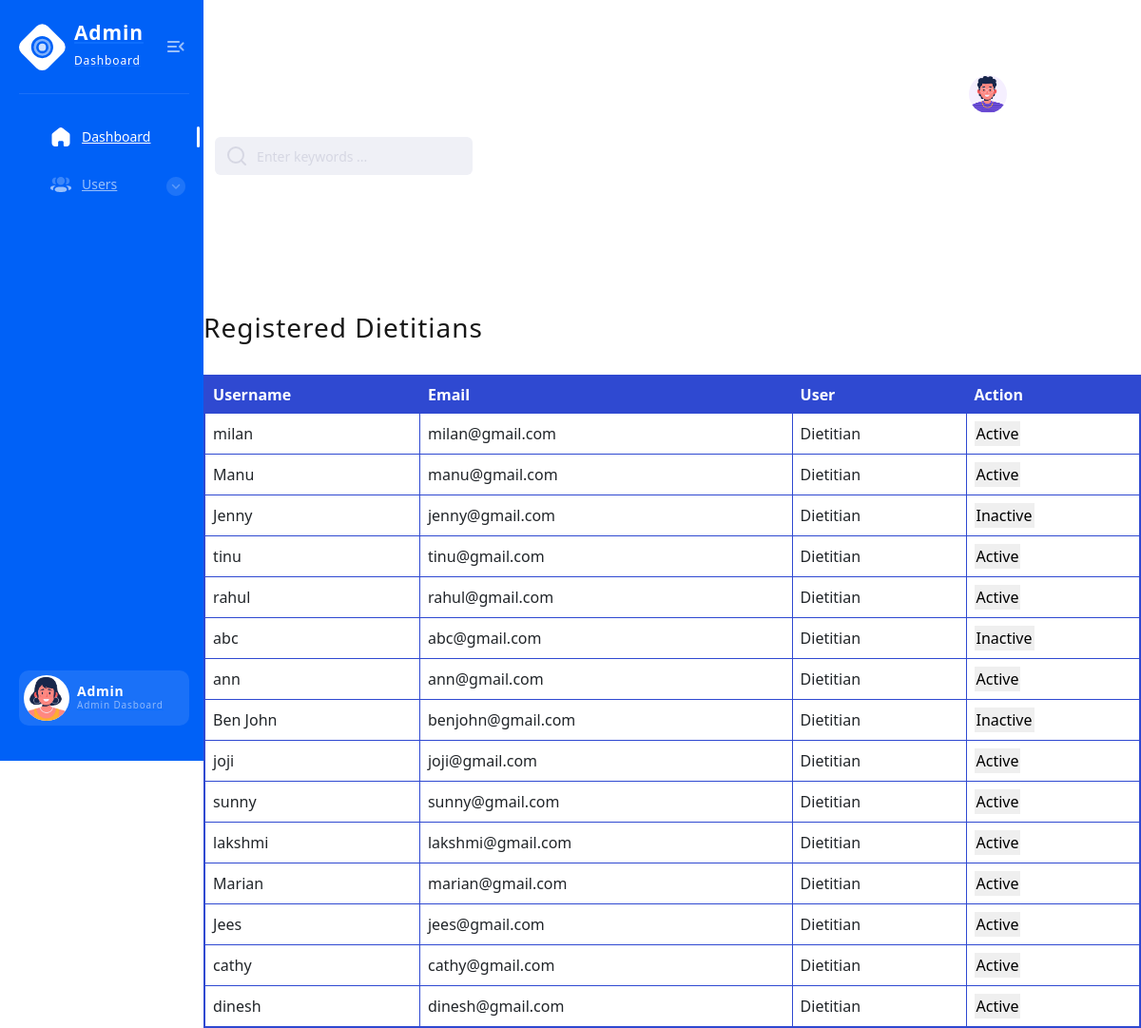
The page /dietitians/ on the database as committed earlier.
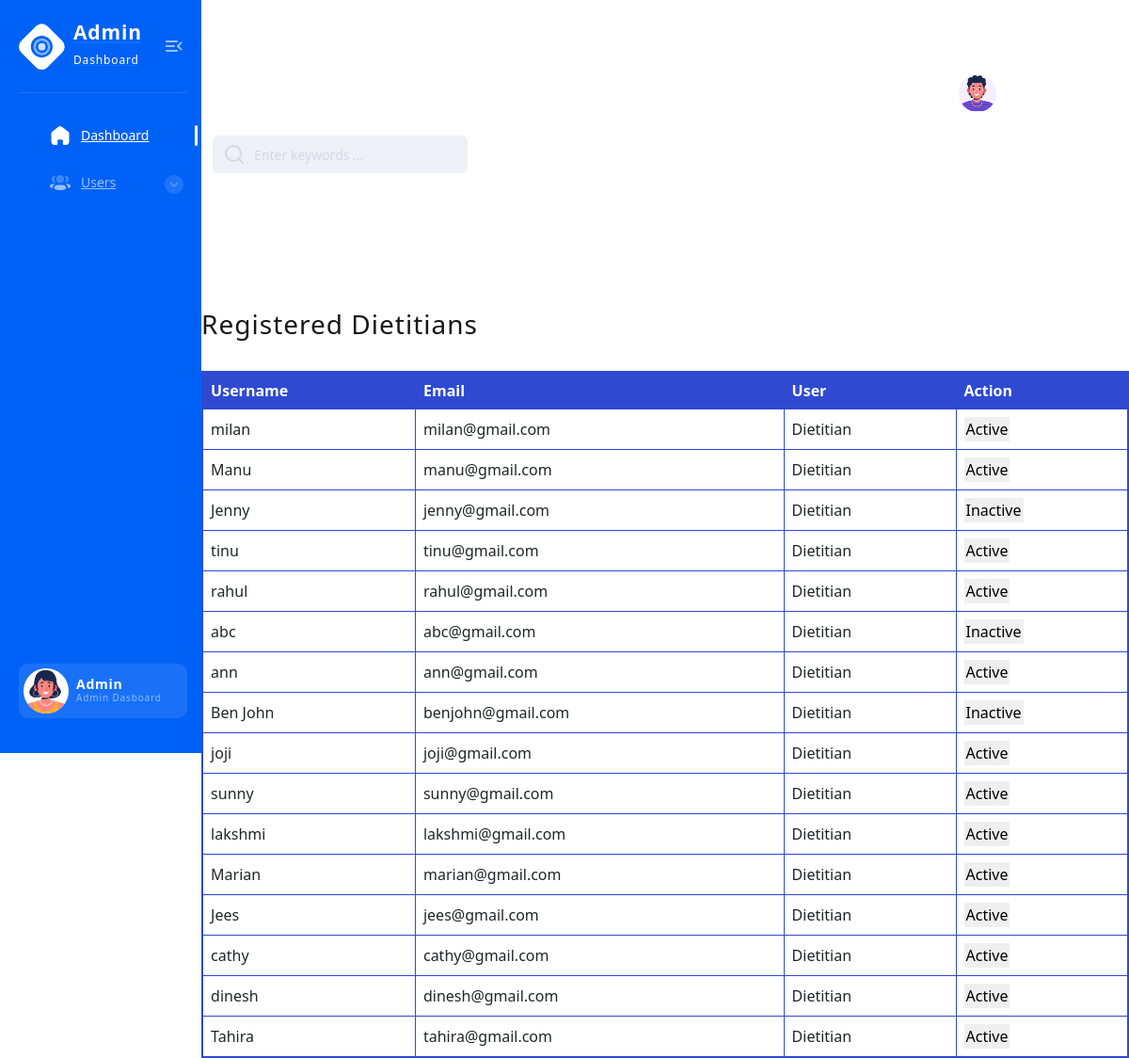
The same page on the database as committed later.
### ct/models.py (models this page shows)
class CustomUser(AbstractUser):
    CUSTOMER = 1
    DIETITIAN = 2
    DOCTOR = 3
    ROLE_CHOICE = (
     (CUSTOMER, 'Customer'),
     (DIETITIAN, 'Dietitian'),
     (DOCTOR, 'Doctor'),
    )
    username = models.CharField(max_length=100,unique=True ,default='')
    email = models.EmailField(unique=True)
    password = models.CharField(max_length=128)
    is_Customer = models.BooleanField(default=False)
    is_Dietitian = models.BooleanField(default=False)
    is_Doctor = models.BooleanField(default=False)
    REQUIRED_FIELDS = []

### ct/views.py (the view)
# urls.py: path('dietitians/', views.dietitian_list, name='dietitian_list'),
def dietitian_list(request):
    users = CustomUser.objects.filter(is_Dietitian=True)
    return render(request, 'dietitian_list.html', {'users': users})
    pass

### ct/templates/dietitian_list.html (shortened to what the changed rows need)
{% load static %}
<html>
  <head>
    <head>
      <link rel="stylesheet" href="{% static './css/style.min2.css' %}">
      <link href="https://cdn.jsdelivr.net/npm/bootstrap@5.0.2/dist/css/bootstrap.min.css" rel="stylesheet">
</head>
<body>
<div class="page-flex">
          <div class="main-wrapper">
        <link href="https://cdn.jsdelivr.net/npm/bootstrap@5.0.2/dist/css/bootstrap.min.css" rel="stylesheet">
  <h3>Registered Dietitians</h3><br>
<table class="user-table">
  <thead>
      <tr>
        <th class="blue-header">Username</th>
        <th class="blue-header">Email</th>
        <th class="blue-header">User</th>
        <th class="blue-header">Action</th>
      </tr>
  </thead>
  <tbody>
    {% for user in users %}
    <tr>
      <td>{{ user.username }}</td>
      <td>{{ user.email }}</td>
      <td>
        {% if user.is_Customer %}
          Customer
        {% elif user.is_Dietitian %}
          Dietitian
        {% elif user.is_Doctor %}
          Doctor
        {% endif %}
      </td>
      <td>
        {% if user.is_active %}
        <button class="toggle-status" data-user-id="{{ user.id }}" data-status="{{ user.is_active }}">Active</button>
        {% else %}
          <button class="toggle-status" data-user-id="{{ user.id }}" data-status="inactive">Inactive</button>
        {% endif %}
      </td>
    </tr>
    {% endfor %}
  </tbody>
</table>
</body>
</html>

Rows that differ between the two databases and show on the page:
added CustomUser: username "Tahira", email "tahira@gmail.com", is_Customer "Dietitian"
